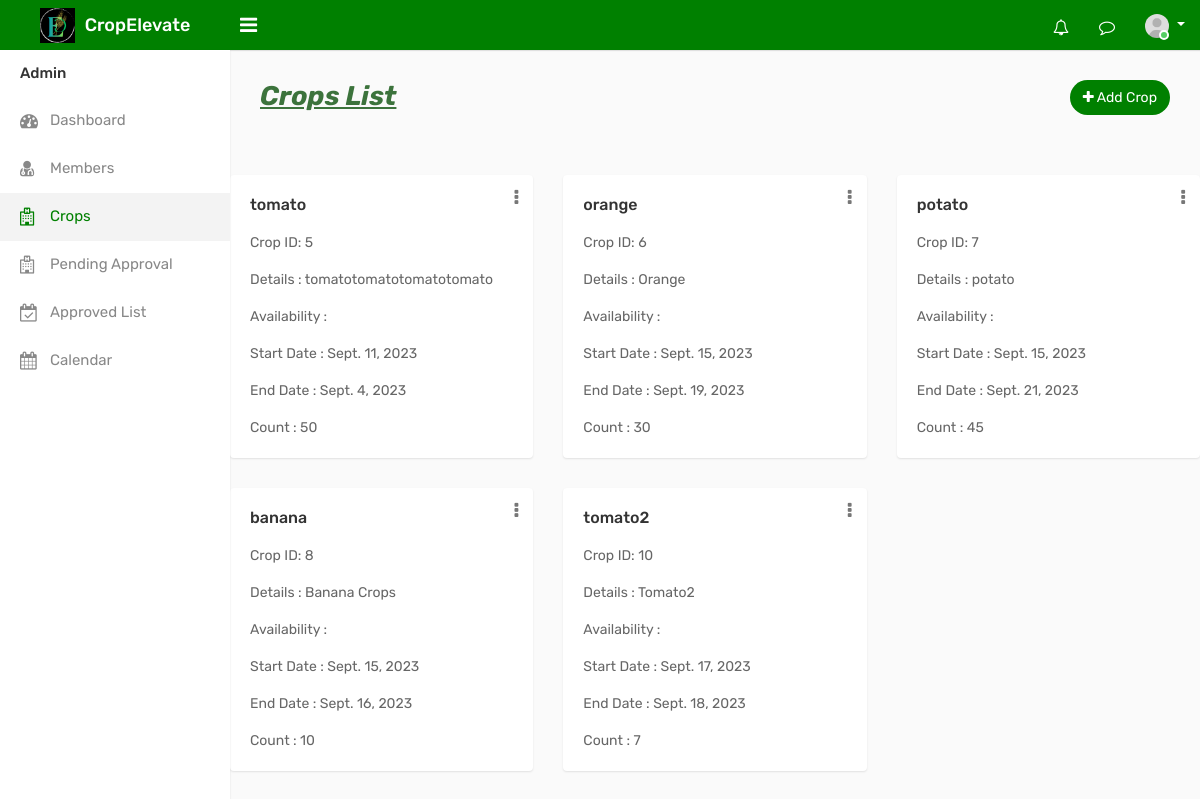
Page /adcrop on the earlier database version.
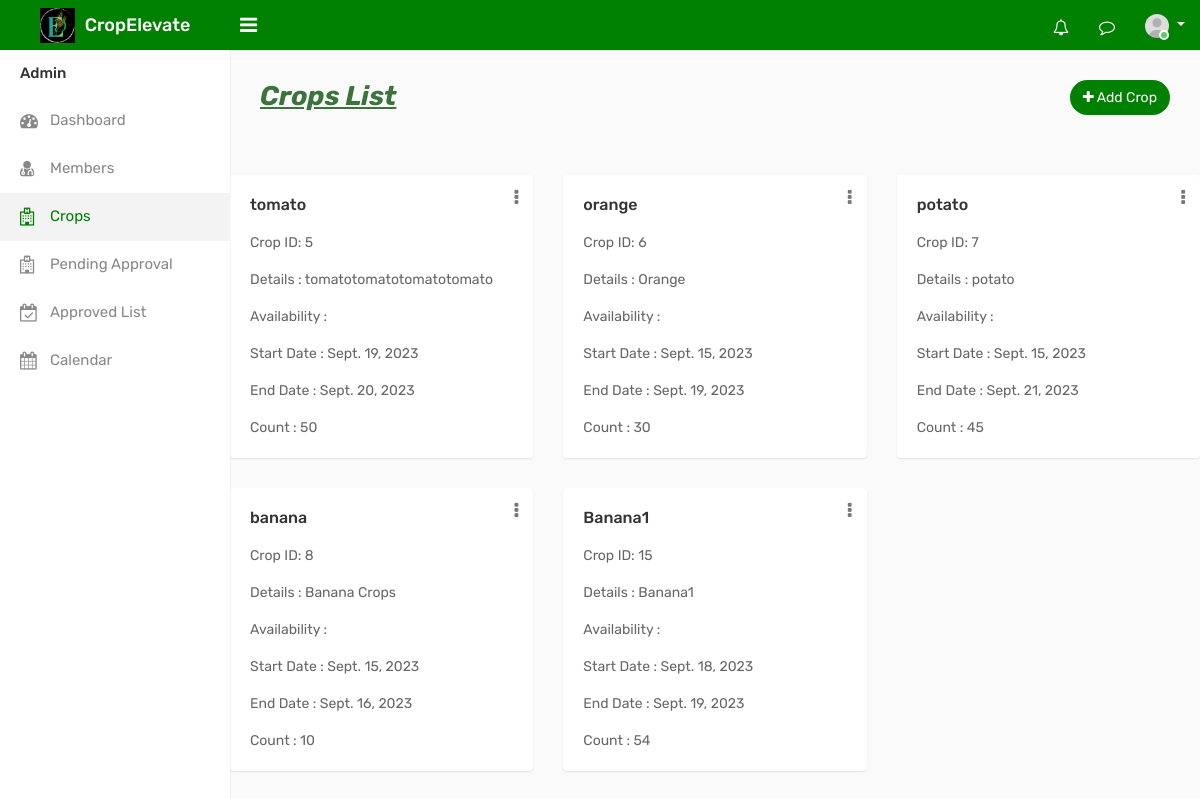
Same page on the later database version.
### ceapp/models.py (models this page shows)
class Crop(models.Model):
    Namec = models.CharField(max_length=100)
    des = models.TextField()
    start_date = models.DateField(null=True, blank=True)
    end_date = models.DateField(null=True, blank=True)
    count = models.CharField(max_length=100,null=True, blank=True)
    created_at = models.DateTimeField(auto_now_add=True)
    current = models.BooleanField(default=False)

### ceapp/views.py (the view)
# urls.py: path('adcrop',views.adcrop,name='adcrop'),
def adcrop(request):
    crops = Crop.objects.all()
    return render(request, 'admintemp/adcrop.html', {'crops': crops})

### templates/admintemp/adcrop.html (shortened to what this page needs)
{% load static %}
<!DOCTYPE html>
<html lang="en">
<head>
    <link rel="stylesheet" type="text/css" href="{% static 'assets/css/bootstrap.min.css' %}">
    <link rel="stylesheet" type="text/css" href="{% static 'assets/css/dataTables.bootstrap4.min.css' %}">
    <link rel="stylesheet" type="text/css" href="{% static 'assets/css/font-awesome.min.css' %}">
    <link rel="stylesheet" type="text/css" href="{% static 'assets/css/style.css' %}">
</head>
<body>
    <div class="main-wrapper">
        <div class="header">
			<div class="header-left">
				<a href="{% url 'adindex' %}" class="logo">
					<img src="{% static 'assets/img/adminlogo1.png' %}" width="35" height="35" alt=""> <span>CropElevate</span>
				</a>
			</div>
			<a id="toggle_btn" href="javascript:void(0);"><i class="fa fa-bars"></i></a>
            <ul class="nav user-menu float-right">
                <li class="nav-item dropdown d-none d-sm-block">
                    <a href="#" class="dropdown-toggle nav-link" data-toggle="dropdown"><i class="fa fa-bell-o"></i> </a>
                </li>
                <li class="nav-item dropdown d-none d-sm-block">
                    <a href="javascript:void(0);" id="open_msg_box" class="hasnotifications nav-link"><i class="fa fa-comment-o"></i> </a>
                </li>
                <li class="nav-item dropdown has-arrow">
                    <a href="#" class="dropdown-toggle nav-link user-link" data-toggle="dropdown">
                        <span class="user-img"><img class="rounded-circle" src="{% static 'assets/img/user.jpg' %}" width="40" alt="Admin">
							<span class="status online"></span></span>
                    </a>
                </li>
            </ul>
        </div>
        <div class="sidebar" id="sidebar">
            <div class="sidebar-inner slimscroll">
                <div id="sidebar-menu" class="sidebar-menu">
                    <ul>
                        <li class="menu-title">Admin</li>
                        <li>
                            <a href="{% url 'adindex' %}"><i class="fa fa-dashboard"></i> <span>Dashboard</span></a>
                        </li>
						<li>
                            <a href="{% url 'admember' %}"><i class="fa fa-user-md"></i> <span>Members</span></a>
                        </li>
                        <li class="active">
                            <a href="{% url 'adcrop' %}"><i class="fa fa-hospital-o"></i> <span>Crops</span></a>
                        </li>
                        <li>
                            <a href="{% url 'adpendingapproval' %}"><i class="fa fa-hospital-o"></i> <span>Pending Approval</span></a>
                        </li>
                        <li>
                            <a href="{% url 'adapproval' %}"><i class="fa fa-calendar-check-o"></i> <span>Approved List</span></a>
                        </li>
                        <li>
                            <a href="{% url 'adcalendar' %}"><i class="fa fa-calendar"></i> <span>Calendar</span></a>
                        </li>
                    </ul>
                </div>
            </div>
        </div>
        <div class="page-wrapper">
            <div class="content">
                <div class="row">
                    <div class="col-sm-5 col-5">
                        <h4 class="page-title" style="font-size:27px; color:#3c733c;"><b><i><u>Crops List</b></i></u></h4>
                    </div>
                    <div class="col-sm-7 col-7 text-right m-b-30">
                        <a href="{% url 'adaddcrop' %}" class="btn btn-primary btn-rounded" style="background-color: green; color: white;"><i class="fa fa-plus"></i> Add Crop</a>
                    </div>
                </div>
                </div>
                <div class="row">
                    {% for crop in crops %}
                    <div class="col-md-4">
                        <div class="card">
                            <div class="dropdown profile-action">
                                <a href="#" class="action-icon dropdown-toggle" data-toggle="dropdown" aria-expanded="false"><i class="fa fa-ellipsis-v"></i></a>
                            </div>
                            <div class="card-body">
                                <h5 class="card-title">{{ crop.Namec }}</h5>
                                <p>Crop ID: {{ crop.id }}</p>
                                <p class="card-text">Details :  {{ crop.des }}</p>
                                <p class="card-text">Availability :</p>
                                <p class="card-text">Start Date :  {{ crop.start_date }}</p>
                                <p class="card-text">End Date :  {{ crop.end_date }}</p>
                                <p class="card-text">Count :  {{ crop.count }}</p>
                            </div>
                        </div>
                    </div>
                    {% endfor %}
                </div>
		</div>
    </div>
</body>
</html>

### templates/admintemp/adcrop.html (style rules this page uses)
.header { background-color:green; }
.header .header-left { background-color:green; }
.sidebar-menu li.active a { color: green; background-color: #f3f3f3; }

Differences in the rows shown:
removed Crop: Namec "tomato2", id "10", des "Tomato2", start_date "Sept. 17, 2023", end_date "Sept. 18, 2023", count "7"
changed Crop "tomato": start_date "Sept. 11, 2023" → "Sept. 19, 2023"; end_date "Sept. 4, 2023" → "Sept. 20, 2023"
added Crop: Namec "Banana1", id "15", des "Banana1", start_date "Sept. 18, 2023", end_date "Sept. 19, 2023", count "54"
